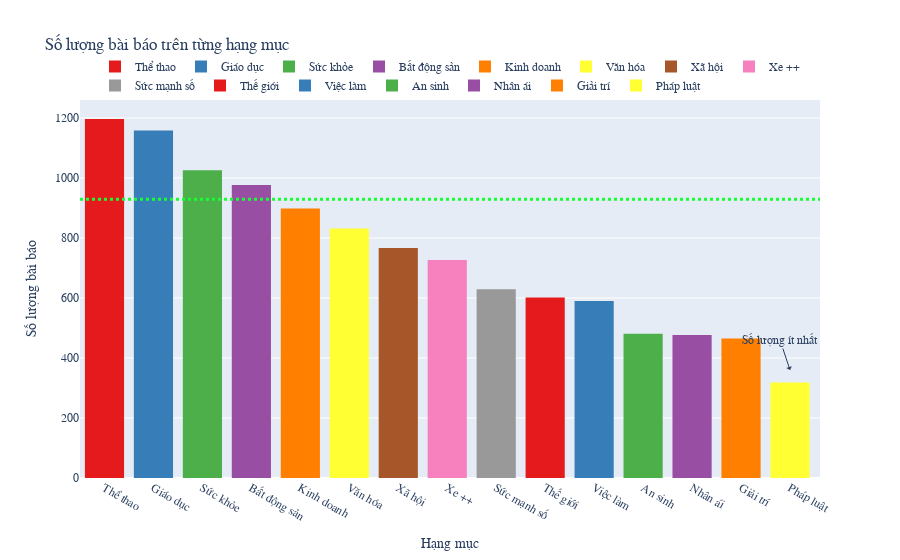

Write notebook code for a chart like this one.
### Code cell
fig = px.histogram(
    num_of_post_each_topic,
    x='category',
    y='count',
    color='category',
    title="Số lượng bài báo trên từng hạng mục",
    color_discrete_sequence=px.colors.qualitative.Set1,
)
fig.update_yaxes(showgrid=True)  # the y-axis is in dollars
fig.update_layout(  # customize font and legend orientation & position
    font_family="Arial",
    legend=dict(
        title=None, orientation="h", y=1, yanchor="bottom", x=0.5, xanchor="center"
    ),
    yaxis_title="Số lượng bài báo",
    xaxis_title="Hạng mục",
)

fig.add_shape(  # add a horizontal "target" line
    type="line",
    line_color="#16FF32",
    line_width=3,
    opacity=1,
    line_dash="dot",
    x0=0,
    x1=1,
    xref="paper",
    y0=929,
    y1=929,
    yref="y",
)

fig.add_annotation(  # add a text callout with arrow
    text="Số lượng ít nhất", x="Pháp luật", y=360, arrowhead=1, showarrow=True
)


fig.show()

### Figure 1 — Plotly figure (JSON) as saved in the notebook; plotly's stock layout.template omitted (floating-point values rounded to 4 significant figures)
{"data": [{"alignmentgroup": "True", "bingroup": "x", "histfunc": "sum", "hovertemplate": "category=%{x}<br>sum of count=%{y}<extra></extra>", "legendgroup": "Thể thao", "marker": {"color": "rgb(228,26,28)", "pattern": {"shape": ""}}, "name": "Thể thao", "offsetgroup": "Thể thao", "orientation": "v", "showlegend": true, "type": "histogram", "x": ["Thể thao"], "xaxis": "x", "y": [1197], "yaxis": "y"}, {"alignmentgroup": "True", "bingroup": "x", "histfunc": "sum", "hovertemplate": "category=%{x}<br>sum of count=%{y}<extra></extra>", "legendgroup": "Giáo dục", "marker": {"color": "rgb(55,126,184)", "pattern": {"shape": ""}}, "name": "Giáo dục", "offsetgroup": "Giáo dục", "orientation": "v", "showlegend": true, "type": "histogram", "x": ["Giáo dục"], "xaxis": "x", "y": [1158], "yaxis": "y"}, {"alignmentgroup": "True", "bingroup": "x", "histfunc": "sum", "hovertemplate": "category=%{x}<br>sum of count=%{y}<extra></extra>", "legendgroup": "Sức khỏe", "marker": {"color": "rgb(77,175,74)", "pattern": {"shape": ""}}, "name": "Sức khỏe", "offsetgroup": "Sức khỏe", "orientation": "v", "showlegend": true, "type": "histogram", "x": ["Sức khỏe"], "xaxis": "x", "y": [1026], "yaxis": "y"}, {"alignmentgroup": "True", "bingroup": "x", "histfunc": "sum", "hovertemplate": "category=%{x}<br>sum of count=%{y}<extra></extra>", "legendgroup": "Bất động sản", "marker": {"color": "rgb(152,78,163)", "pattern": {"shape": ""}}, "name": "Bất động sản", "offsetgroup": "Bất động sản", "orientation": "v", "showlegend": true, "type": "histogram", "x": ["Bất động sản"], "xaxis": "x", "y": [977], "yaxis": "y"}, {"alignmentgroup": "True", "bingroup": "x", "histfunc": "sum", "hovertemplate": "category=%{x}<br>sum of count=%{y}<extra></extra>", "legendgroup": "Kinh doanh", "marker": {"color": "rgb(255,127,0)", "pattern": {"shape": ""}}, "name": "Kinh doanh", "offsetgroup": "Kinh doanh", "orientation": "v", "showlegend": true, "type": "histogram", "x": ["Kinh doanh"], "xaxis": "x", "y": [898], "yaxis": "y"}, {"alignmentgroup": "True", "bingroup": "x", "histfunc": "sum", "hovertemplate": "category=%{x}<br>sum of count=%{y}<extra></extra>", "legendgroup": "Văn hóa", "marker": {"color": "rgb(255,255,51)", "pattern": {"shape": ""}}, "name": "Văn hóa", "offsetgroup": "Văn hóa", "orientation": "v", "showlegend": true, "type": "histogram", "x": ["Văn hóa"], "xaxis": "x", "y": [832], "yaxis": "y"}, {"alignmentgroup": "True", "bingroup": "x", "histfunc": "sum", "hovertemplate": "category=%{x}<br>sum of count=%{y}<extra></extra>", "legendgroup": "Xã hội", "marker": {"color": "rgb(166,86,40)", "pattern": {"shape": ""}}, "name": "Xã hội", "offsetgroup": "Xã hội", "orientation": "v", "showlegend": true, "type": "histogram", "x": ["Xã hội"], "xaxis": "x", "y": [767], "yaxis": "y"}, {"alignmentgroup": "True", "bingroup": "x", "histfunc": "sum", "hovertemplate": "category=%{x}<br>sum of count=%{y}<extra></extra>", "legendgroup": "Xe ++", "marker": {"color": "rgb(247,129,191)", "pattern": {"shape": ""}}, "name": "Xe ++", "offsetgroup": "Xe ++", "orientation": "v", "showlegend": true, "type": "histogram", "x": ["Xe ++"], "xaxis": "x", "y": [727], "yaxis": "y"}, {"alignmentgroup": "True", "bingroup": "x", "histfunc": "sum", "hovertemplate": "category=%{x}<br>sum of count=%{y}<extra></extra>", "legendgroup": "Sức mạnh số", "marker": {"color": "rgb(153,153,153)", "pattern": {"shape": ""}}, "name": "Sức mạnh số", "offsetgroup": "Sức mạnh số", "orientation": "v", "showlegend": true, "type": "histogram", "x": ["Sức mạnh số"], "xaxis": "x", "y": [629], "yaxis": "y"}, {"alignmentgroup": "True", "bingroup": "x", "histfunc": "sum", "hovertemplate": "category=%{x}<br>sum of count=%{y}<extra></extra>", "legendgroup": "Thế giới", "marker": {"color": "rgb(228,26,28)", "pattern": {"shape": ""}}, "name": "Thế giới", "offsetgroup": "Thế giới", "orientation": "v", "showlegend": true, "type": "histogram", "x": ["Thế giới"], "xaxis": "x", "y": [602], "yaxis": "y"}, {"alignmentgroup": "True", "bingroup": "x", "histfunc": "sum", "hovertemplate": "category=%{x}<br>sum of count=%{y}<extra></extra>", "legendgroup": "Việc làm", "marker": {"color": "rgb(55,126,184)", "pattern": {"shape": ""}}, "name": "Việc làm", "offsetgroup": "Việc làm", "orientation": "v", "showlegend": true, "type": "histogram", "x": ["Việc làm"], "xaxis": "x", "y": [590], "yaxis": "y"}, {"alignmentgroup": "True", "bingroup": "x", "histfunc": "sum", "hovertemplate": "category=%{x}<br>sum of count=%{y}<extra></extra>", "legendgroup": "An sinh", "marker": {"color": "rgb(77,175,74)", "pattern": {"shape": ""}}, "name": "An sinh", "offsetgroup": "An sinh", "orientation": "v", "showlegend": true, "type": "histogram", "x": ["An sinh"], "xaxis": "x", "y": [481], "yaxis": "y"}, {"alignmentgroup": "True", "bingroup": "x", "histfunc": "sum", "hovertemplate": "category=%{x}<br>sum of count=%{y}<extra></extra>", "legendgroup": "Nhân ái", "marker": {"color": "rgb(152,78,163)", "pattern": {"shape": ""}}, "name": "Nhân ái", "offsetgroup": "Nhân ái", "orientation": "v", "showlegend": true, "type": "histogram", "x": ["Nhân ái"], "xaxis": "x", "y": [477], "yaxis": "y"}, {"alignmentgroup": "True", "bingroup": "x", "histfunc": "sum", "hovertemplate": "category=%{x}<br>sum of count=%{y}<extra></extra>", "legendgroup": "Giải trí", "marker": {"color": "rgb(255,127,0)", "pattern": {"shape": ""}}, "name": "Giải trí", "offsetgroup": "Giải trí", "orientation": "v", "showlegend": true, "type": "histogram", "x": ["Giải trí"], "xaxis": "x", "y": [465], "yaxis": "y"}, {"alignmentgroup": "True", "bingroup": "x", "histfunc": "sum", "hovertemplate": "category=%{x}<br>sum of count=%{y}<extra></extra>", "legendgroup": "Pháp luật", "marker": {"color": "rgb(255,255,51)", "pattern": {"shape": ""}}, "name": "Pháp luật", "offsetgroup": "Pháp luật", "orientation": "v", "showlegend": true, "type": "histogram", "x": ["Pháp luật"], "xaxis": "x", "y": [318], "yaxis": "y"}], "layout": {"annotations": [{"arrowhead": 1, "showarrow": true, "text": "Số lượng ít nhất", "x": "Pháp luật", "y": 360}], "barmode": "relative", "font": {"family": "Arial"}, "legend": {"orientation": "h", "title": {}, "tracegroupgap": 0, "x": 0.5, "xanchor": "center", "y": 1, "yanchor": "bottom"}, "shapes": [{"line": {"color": "#16FF32", "dash": "dot", "width": 3}, "opacity": 1, "type": "line", "x0": 0, "x1": 1, "xref": "paper", "y0": 929, "y1": 929, "yref": "y"}], "title": {"text": "Số lượng bài báo trên từng hạng mục"}, "xaxis": {"anchor": "y", "categoryarray": ["Thể thao", "Giáo dục", "Sức khỏe", "Bất động sản", "Kinh doanh", "Văn hóa", "Xã hội", "Xe ++", "Sức mạnh số", "Thế giới", "Việc làm", "An sinh", "Nhân ái", "Giải trí", "Pháp luật"], "categoryorder": "array", "domain": [0, 1], "title": {"text": "Hạng mục"}}, "yaxis": {"anchor": "x", "domain": [0, 1], "showgrid": true, "title": {"text": "Số lượng bài báo"}}}}
